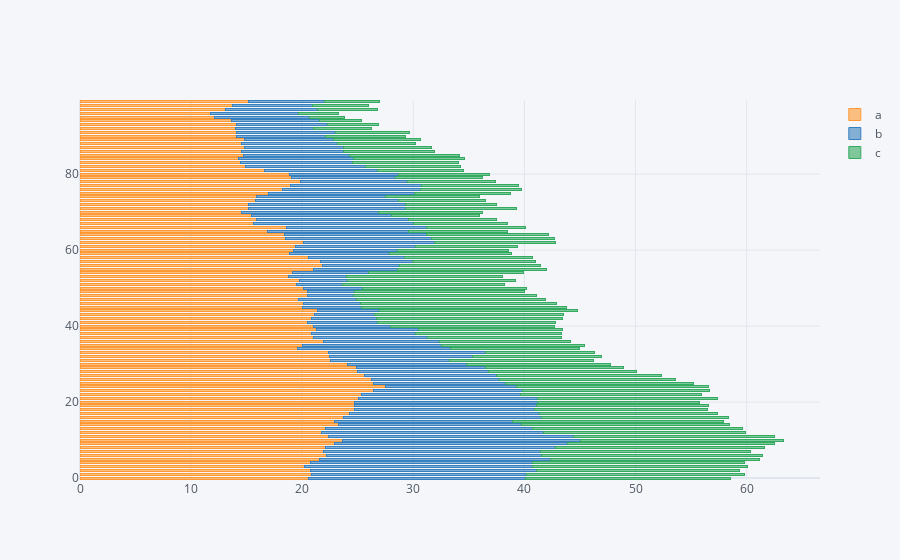

Notebook source saved alongside this figure:
### Code cell
df.iplot(kind='barh', barmode='stack', bargap=0.5)
